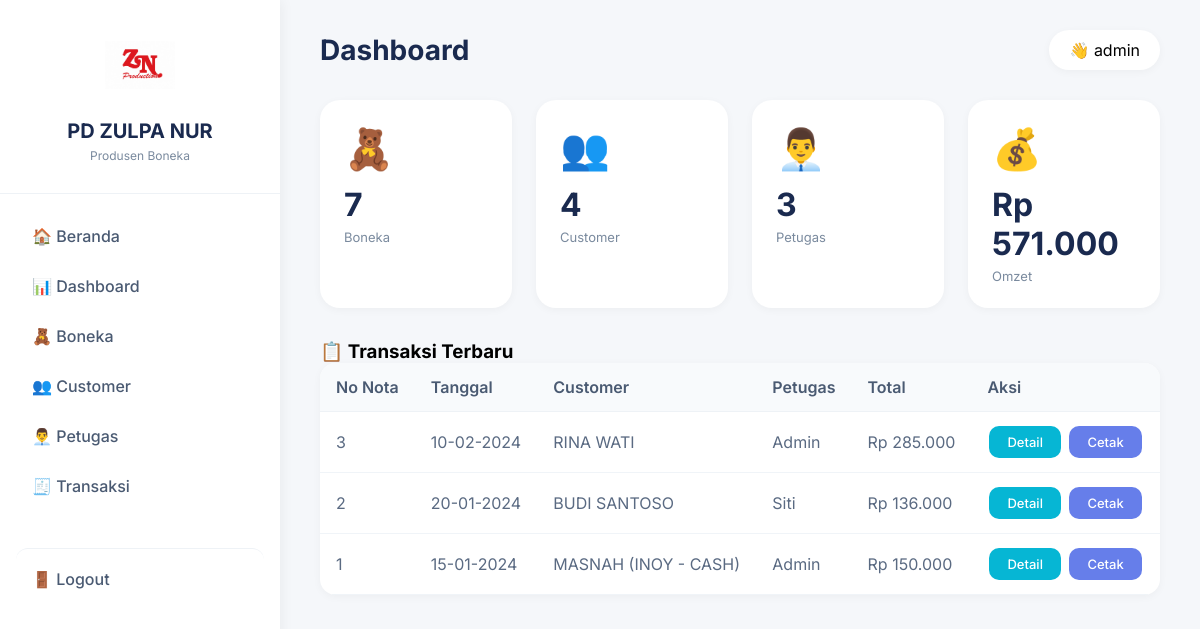
The page /?page=dashboard (signed in) on the database its author committed.
### tables this page shows
CREATE TABLE `nota` (
  `no_nota` int(11) NOT NULL AUTO_INCREMENT,
  `tanggal` date NOT NULL,
  `total` int(11) DEFAULT 0,
  `id_customer` int(11) DEFAULT NULL,
  `id_petugas` int(11) DEFAULT NULL,
  PRIMARY KEY (`no_nota`),
  KEY `id_customer` (`id_customer`),
  KEY `id_petugas` (`id_petugas`)
);

CREATE TABLE `customer` (
  `id_customer` int(11) NOT NULL AUTO_INCREMENT,
  `nama_customer` varchar(100) NOT NULL,
  `alamat` text DEFAULT NULL,
  `no_telepon` varchar(20) DEFAULT NULL,
  PRIMARY KEY (`id_customer`)
);

CREATE TABLE `petugas` (
  `id_petugas` int(11) NOT NULL AUTO_INCREMENT,
  `nama_petugas` varchar(100) NOT NULL,
  `jabatan` varchar(50) DEFAULT NULL,
  PRIMARY KEY (`id_petugas`)
);

### index.php (the view, shortened to what this page needs)
<?php
$conn = mysqli_connect('localhost', 'root', '', 'zulpa_nur');
mysqli_query($conn, "CREATE TABLE IF NOT EXISTS boneka (
    id_boneka INT AUTO_INCREMENT PRIMARY KEY,
    kode_boneka VARCHAR(50),
    nama_boneka VARCHAR(100) NOT NULL,
    stok INT DEFAULT 0,
    harga INT NOT NULL,
    gambar VARCHAR(10) DEFAULT '🧸'
)");
mysqli_query($conn, "CREATE TABLE IF NOT EXISTS customer (
    id_customer INT AUTO_INCREMENT PRIMARY KEY,
    nama_customer VARCHAR(100) NOT NULL,
    alamat TEXT,
    no_telepon VARCHAR(20)
)");
mysqli_query($conn, "CREATE TABLE IF NOT EXISTS petugas (
    id_petugas INT AUTO_INCREMENT PRIMARY KEY,
    nama_petugas VARCHAR(100) NOT NULL,
    jabatan VARCHAR(50)
)");
mysqli_query($conn, "CREATE TABLE IF NOT EXISTS nota (
    no_nota INT AUTO_INCREMENT PRIMARY KEY,
    tanggal DATE NOT NULL,
    total INT DEFAULT 0,
    id_customer INT,
    id_petugas INT
)");
mysqli_query($conn, "CREATE TABLE IF NOT EXISTS detail_nota (
    id_detail INT AUTO_INCREMENT PRIMARY KEY,
    no_nota INT,
    id_boneka INT,
    jumlah INT NOT NULL,
    harga INT NOT NULL,
    subtotal INT NOT NULL
)");
$total_boneka = mysqli_fetch_assoc(mysqli_query($conn, "SELECT COUNT(*) as total FROM boneka"))['total'];
$total_customer = mysqli_fetch_assoc(mysqli_query($conn, "SELECT COUNT(*) as total FROM customer"))['total'];
$total_petugas = mysqli_fetch_assoc(mysqli_query($conn, "SELECT COUNT(*) as total FROM petugas"))['total'];
$total_pemasukan = mysqli_fetch_assoc(mysqli_query($conn, "SELECT SUM(total) as total FROM nota"))['total'] ?? 0;
?>
<!DOCTYPE html>
<html lang="id">
<head>
</head>
<body>
<div class="container">
    <div class="sidebar">
        <div class="sidebar-header">
            <img src="assets/logo.jpeg" alt="Logo" class="logo-img" onerror="this.style.display='none'">
            <h1>PD ZULPA NUR</h1>
            <p>Produsen Boneka</p>
        </div>
        <div class="sidebar-nav">
            <a href="?page=home">🏠 Beranda</a>
            <a href="?page=dashboard">📊 Dashboard</a>
            <a href="?page=boneka">🧸 Boneka</a>
            <a href="?page=customer">👥 Customer</a>
            <a href="?page=petugas">👨‍💼 Petugas</a>
            <a href="?page=transaksi">🧾 Transaksi</a>
            <a href="?logout=1" class="logout">🚪 Logout</a>
        </div>
    </div>
    <div class="main">
        <div class="page-header">
            <h2><?php echo match($_GET['page'] ?? 'home') {
                'home' => 'Beranda',
                'dashboard' => 'Dashboard',
                'boneka' => 'Data Boneka',
                'customer' => 'Data Customer',
                'petugas' => 'Data Petugas',
                'transaksi' => 'Data Transaksi',
                'tambah_transaksi' => 'Tambah Transaksi',
                default => 'Dashboard'
            }; ?></h2>
            <div class="user-badge"><span>👋 <?php echo isset($_SESSION['user']) ? $_SESSION['user'] : 'Admin'; ?></span></div>
        </div>
        <?php
        $page = $_GET['page'] ?? 'home';
        if ($page == 'home') {
            echo '
            <div class="welcome-card">
                <div class="icon">🧸</div>
                <h2>Selamat Datang di PD ZULPA NUR</h2>
                <p>Produsen Boneka Berkualitas & Terpercaya</p>
                <p style="margin-top:16px;">Jl Perjuangan Rt. 04/04 No. 39 Gg. Eman Ebor<br>Kel. Jati Sari Kec. Jati Asih Kota Bekasi 17426</p>
                <p>📞 Telp 0838 0710 9757</p>
            </div>
            <div class="stats">
                <div class="stat-card"><div class="icon">🧸</div><div class="value">'.$total_boneka.'</div><div class="label">Jenis Boneka</div></div>
                <div class="stat-card"><div class="icon">👥</div><div class="value">'.$total_customer.'</div><div class="label">Customer</div></div>
                <div class="stat-card"><div class="icon">👨‍💼</div><div class="value">'.$total_petugas.'</div><div class="label">Petugas</div></div>
                <div class="stat-card"><div class="icon">💰</div><div class="value">Rp '.number_format($total_pemasukan,0,',','.').'</div><div class="label">Omzet</div></div>
            </div>
            <div class="action-buttons"><a href="?page=tambah_transaksi" class="btn btn-success">+ Transaksi Baru</a></div>';
            $transaksi_terbaru = mysqli_query($conn, "SELECT n.*, c.nama_customer FROM nota n JOIN customer c ON n.id_customer = c.id_customer ORDER BY n.no_nota DESC LIMIT 5");
            echo '<h3 style="margin:20px 0 15px;">📋 Transaksi Terbaru</h3>
            <table class="data-table"><thead><tr><th>No Nota</th><th>Tanggal</th><th>Customer</th><th>Total</th><th>Aksi</th></tr></thead><tbody>';
            while($r=mysqli_fetch_assoc($transaksi_terbaru)) echo '<tr>
                    <td>'.$r['no_nota'].'</a></td>
                    <td>'.date('d-m-Y',strtotime($r['tanggal'])).'</a></td>
                    <td>'.htmlspecialchars($r['nama_customer']).'</a></td>
                    <td>Rp '.number_format($r['total'],0,',','.').'</a></td>
                    <td><a href="?page=detail_transaksi&id='.$r['no_nota'].'" class="btn btn-info">Detail</a> <a href="?page=cetak_nota&id='.$r['no_nota'].'" class="btn btn-primary">Cetak</a></a></td>
                </tr>';
            echo '</tbody><td>';
        }
        elseif ($page == 'dashboard') {
            echo '
            <div class="stats">
                <div class="stat-card"><div class="icon">🧸</div><div class="value">'.$total_boneka.'</div><div class="label">Boneka</div></div>
                <div class="stat-card"><div class="icon">👥</div><div class="value">'.$total_customer.'</div><div class="label">Customer</div></div>
                <div class="stat-card"><div class="icon">👨‍💼</div><div class="value">'.$total_petugas.'</div><div class="label">Petugas</div></div>
                <div class="stat-card"><div class="icon">💰</div><div class="value">Rp '.number_format($total_pemasukan,0,',','.').'</div><div class="label">Omzet</div></div>
            </div>';
            $transaksi = mysqli_query($conn, "SELECT n.*, c.nama_customer, p.nama_petugas FROM nota n JOIN customer c ON n.id_customer = c.id_customer JOIN petugas p ON n.id_petugas = p.id_petugas ORDER BY n.no_nota DESC LIMIT 10");
            echo '<h3>📋 Transaksi Terbaru</h3>
            <table class="data-table"><thead><tr><th>No Nota</th><th>Tanggal</th><th>Customer</th><th>Petugas</th><th>Total</th><th>Aksi</th></tr></thead><tbody>';
            while($r=mysqli_fetch_assoc($transaksi)) echo '<tr>
                    <td>'.$r['no_nota'].'</a></td>
                    <td>'.date('d-m-Y',strtotime($r['tanggal'])).'</a></td>
                    <td>'.htmlspecialchars($r['nama_customer']).'</a></td>
                    <td>'.htmlspecialchars($r['nama_petugas']).'</a></td>
                    <td>Rp '.number_format($r['total'],0,',','.').'</a></td>
                    <td><a href="?page=detail_transaksi&id='.$r['no_nota'].'" class="btn btn-info">Detail</a> <a href="?page=cetak_nota&id='.$r['no_nota'].'" class="btn btn-primary">Cetak</a></a></td>
                </tr>';
            echo '</tbody><tr>';
        }
        ?>
    </div>
</div>
</body>
</html>

### index.php (style rules this page uses)
* { margin:0;padding:0;box-sizing:border-box; }
body { font-family:'Inter',sans-serif;background:#f5f7fa; }
.container { max-width:1400px;margin:0 auto; }
.sidebar { position:fixed;left:0;top:0;width:280px;height:100vh;background:white;box-shadow:2px 0 12px rgba(0,0,0,0.05);z-index:1000; }
.sidebar-header { padding:30px 24px;text-align:center;border-bottom:1px solid #eef2f6; }
.logo-img { width:70px;height:70px;object-fit:contain;margin-bottom:15px;border-radius:12px; }
.sidebar-header h1 { font-size:20px;color:#1a2a4f;margin-bottom:5px; }
.sidebar-header p { font-size:12px;color:#7a8a9e; }
.sidebar-nav { padding:20px 16px; }
.sidebar-nav a { display:flex;align-items:center;gap:12px;padding:12px 16px;color:#4a5a72;text-decoration:none;border-radius:12px;margin-bottom:6px;transition:all 0.2s;font-weight:500; }
.sidebar-nav .logout { margin-top:40px;border-top:1px solid #eef2f6;padding-top:20px; }
.main { margin-left:280px;padding:30px 40px; }
.page-header { display:flex;justify-content:space-between;align-items:center;margin-bottom:30px; }
.page-header h2 { font-size:28px;font-weight:700;color:#1a2a4f; }
.user-badge { background:white;padding:10px 20px;border-radius:40px;box-shadow:0 2px 8px rgba(0,0,0,0.04); }
.stats { display:grid;grid-template-columns:repeat(4,1fr);gap:24px;margin-bottom:32px; }
.stat-card { background:white;border-radius:20px;padding:24px;box-shadow:0 2px 8px rgba(0,0,0,0.04); }
.stat-card .icon { font-size:40px;margin-bottom:12px; }
.stat-card .value { font-size:32px;font-weight:700;color:#1a2a4f; }
.stat-card .label { font-size:13px;color:#7a8a9e;margin-top:5px; }
.data-table { width:100%;background:white;border-radius:16px;overflow:hidden;box-shadow:0 2px 8px rgba(0,0,0,0.04);border-collapse:collapse; }
.data-table th { padding:14px 16px;text-align:left;background:#f8fafc;font-weight:600;color:#4a5a72;border-bottom:1px solid #eef2f6; }
.data-table td { padding:12px 16px;border-bottom:1px solid #f0f4f8;color:#5a6a82; }
.btn { display:inline-block;padding:8px 18px;border-radius:10px;text-decoration:none;font-size:13px;font-weight:500;margin:2px;cursor:pointer;border:none;transition:all 0.2s; }
.btn-primary { background:#667eea;color:white; }
.btn-info { background:#06b6d4;color:white; }

### rows shown on the page
nota: no_nota "3", tanggal "10-02-2024", id_customer.nama_customer "RINA WATI", id_petugas.nama_petugas "Admin", total "285.000"
nota: no_nota "2", tanggal "20-01-2024", id_customer.nama_customer "BUDI SANTOSO", id_petugas.nama_petugas "Siti", total "136.000"
nota: no_nota "1", tanggal "15-01-2024", id_customer.nama_customer "MASNAH (INOY - CASH)", id_petugas.nama_petugas "Admin", total "150.000"

### other values the page prints
$_SESSION['user'] "admin"
$total_boneka "7"
$total_customer "4"
$total_petugas "3"
$total_pemasukan "571.000"
